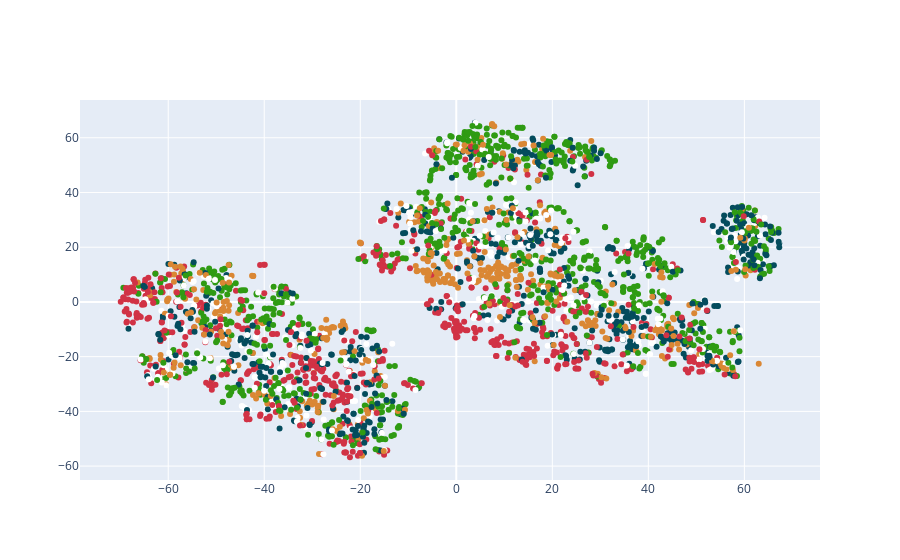

Notebook code for this chart:
### Code cell
plot_tsne(distance_matrix, perplexity=35, learning_rate=350)

### Figure 1 — Plotly figure (JSON) as saved in the notebook; plotly's stock layout.template omitted (floating-point values rounded to 4 significant figures; data arrays with more than 128 entries replaced by an {"elided": "..."} marker saying what was removed)
{"data": [{"marker": {"color": {"elided": "2966 str values"}}, "mode": "markers", "type": "scatter", "x": {"elided": "2966 float values"}, "y": {"elided": "2966 float values"}}], "layout": {}}
